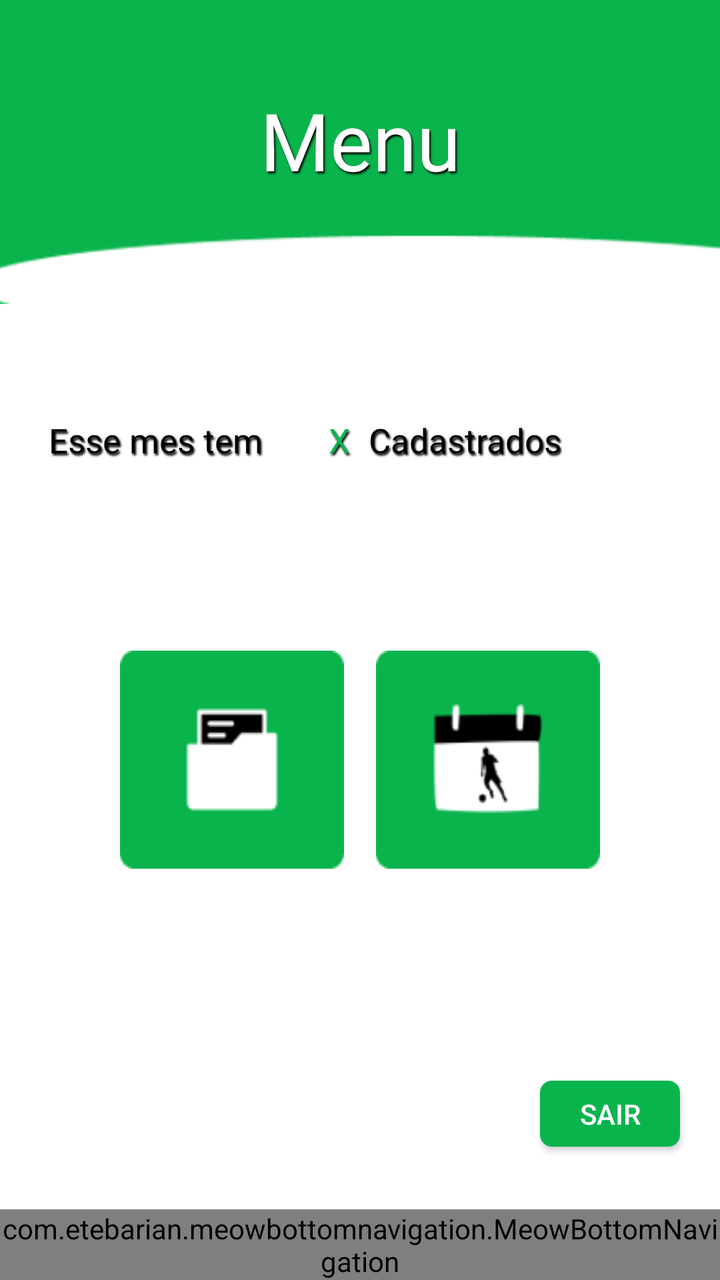
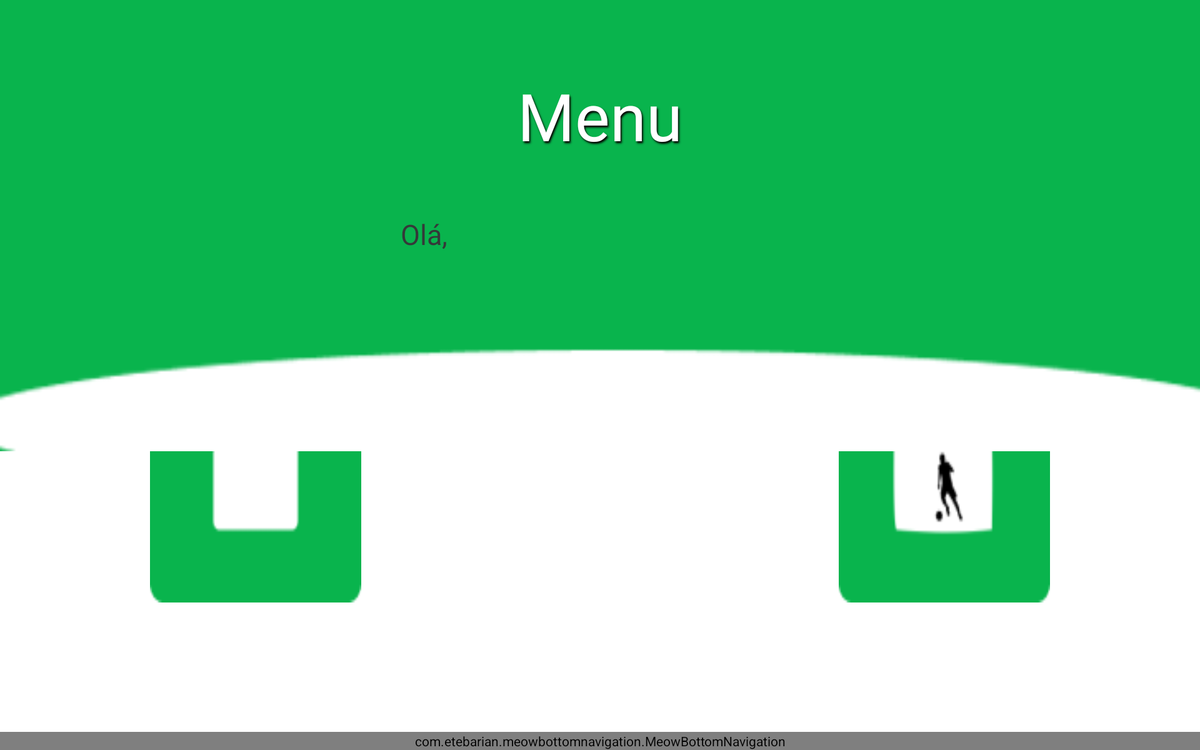

Compare how this app lays out the same screen by default and in its alternative resource folder. The renders come first, then the two layout files and the values they reference.
<!-- AndroidManifest.xml: application theme AppTheme -->
<!-- res/layout/activity_principal.xml -->
<?xml version="1.0" encoding="utf-8"?>
<FrameLayout xmlns:android="http://schemas.android.com/apk/res/android"
    xmlns:app="http://schemas.android.com/apk/res-auto"
    xmlns:tools="http://schemas.android.com/tools"
    android:layout_width="match_parent"
    android:layout_height="match_parent"
    android:background="#FFFFFF"
    tools:context="com.example.CheckTraining1.PrincipalActivity">


    <com.etebarian.meowbottomnavigation.MeowBottomNavigation
        android:id="@+id/bottomNavigation"
        android:layout_width="match_parent"
        android:layout_height="wrap_content"
        android:layout_gravity="bottom"
        app:mbn_backgroundBottomColor="@color/Menucolor"
        app:mbn_circleColor="@color/circleColor"
        app:mbn_countBackgroundColor="@color/countBackgoundColor"
        app:mbn_countTextColor="@color/countTextColor"
        app:mbn_defaultIconColor="@color/defaultIconColor"
        app:mbn_selectedIconColor="#000000"
        >

    </com.etebarian.meowbottomnavigation.MeowBottomNavigation>



    <ImageView
        android:layout_width="112dp"
        android:layout_height="wrap_content"
        android:background="@drawable/cadas"
        android:layout_gravity="center|left"
        android:layout_marginTop="60dp"
        android:layout_marginLeft="60dp"
        />
    <ImageView
        android:layout_width="112dp"
        android:layout_height="wrap_content"
        android:background="@drawable/calend"
        android:layout_marginTop="60dp"
        android:layout_gravity="center|right"
        android:layout_marginRight="60dp"
        />
    <ImageView
        android:layout_width="411dp"
        android:layout_height="152dp"
        android:background="@drawable/cabe"
        app:layout_constraintBottom_toBottomOf="parent"
        app:layout_constraintEnd_toEndOf="parent"
        app:layout_constraintHorizontal_bias="0.0"
        app:layout_constraintStart_toStartOf="parent"
        app:layout_constraintTop_toTopOf="parent"
        app:layout_constraintVertical_bias="0.0"/>

    <TextView
        android:layout_width="206dp"
        android:layout_height="72dp"
        android:fontFamily="@font/coolveticarg"
        android:padding="10dp"
        android:shadowColor="@color/preto"
        android:shadowDx="2"
        android:shadowDy="3"
        android:shadowRadius="2"
        android:text="Menu"
        android:layout_gravity="top|center"
        android:textAlignment="center"
        android:layout_marginTop="100px"
        android:textColor="#FFFFFF"
        android:textSize="40dp"
        app:layout_constraintBottom_toBottomOf="parent"
        app:layout_constraintEnd_toEndOf="parent"
        app:layout_constraintHorizontal_bias="0.497"
        app:layout_constraintStart_toStartOf="parent"
        app:layout_constraintTop_toTopOf="parent"
        app:layout_constraintVertical_bias="0.067" />

    <Button
        android:id="@+id/logout"
        android:layout_width="70dp"
        android:layout_height="33dp"
        android:layout_gravity="bottom|right"
        android:layout_marginBottom="200px"
        android:layout_marginRight="20dp"
        android:background="@drawable/botoes"
        android:text="Sair"
android:textColor="#FFFF"

        app:layout_constraintBottom_toBottomOf="parent"
        app:layout_constraintEnd_toEndOf="parent"
        app:layout_constraintHorizontal_bias="0.948"
        app:layout_constraintStart_toStartOf="parent"
        app:layout_constraintTop_toTopOf="parent"
        app:layout_constraintVertical_bias="0.944" />

    <TextView
    android:id="@+id/textView7"
    android:layout_width="wrap_content"
    android:layout_height="wrap_content"
    android:text="Esse mes tem "
    android:fontFamily="@font/coolveticarg"
    android:textColor="@color/preto"
    android:shadowColor="@color/preto"
    android:shadowDx="2"
    android:shadowDy="3"
    android:shadowRadius="2"
    android:textSize="17dp"
    android:layout_gravity="center"
    android:layout_marginBottom="100dp"
        android:layout_marginRight="100dp"

    />
    <TextView
        android:id="@+id/textVieww"
        android:layout_width="wrap_content"
        android:layout_height="wrap_content"
        android:text=" X "
        android:fontFamily="@font/coolveticarg"
        android:textColor="@color/colorPrimary"
        android:shadowColor="@color/preto"
        android:shadowDx="2"
        android:shadowDy="3"
        android:shadowRadius="2"
        android:textSize="17dp"

        android:layout_gravity="center|left"
        android:layout_marginLeft="160dp"
        android:layout_marginBottom="100dp"


        />
    <TextView
        android:id="@+id/textViewww"
        android:layout_width="wrap_content"
        android:layout_height="wrap_content"
        android:text=" Cadastrados"

        android:fontFamily="@font/coolveticarg"
        android:textColor="@color/preto"
        android:shadowColor="@color/preto"
        android:shadowDx="2"
        android:shadowDy="3"
        android:shadowRadius="2"
        android:textSize="17dp"
        android:layout_gravity="center|left"
        android:layout_marginBottom="100dp"
        android:layout_marginLeft="180dp"


        />


</FrameLayout>
<!-- resources referenced by this layout -->
<resources>
  <color name="Menucolor">#09B44D</color>
  <color name="circleColor">#fff</color>
  <color name="colorPrimary">#09B44D</color>
  <color name="countBackgoundColor">#f45e0b</color>
  <color name="countTextColor">#fff</color>
  <color name="defaultIconColor">#F6f6f6</color>
  <color name="preto"> #000000</color>
  <!-- drawable botoes (drawable) -->
  <?xml version="1.0" encoding="utf-8"?>
  <shape xmlns:android="http://schemas.android.com/apk/res/android">
  <solid android:color="#09B44D"/>
  
      <corners
          android:radius="6dp"/>
  
      <item>
          <layer-list>
              <item android:right="5dp" android:top="5dp">
                  <shape>
                      <corners android:radius="3dp" />
                      <solid android:color="#D6D6D6" />
                  </shape>
              </item>
              <item android:bottom="2dp" android:left="2dp">
                  <shape>
                      <gradient android:angle="270"
                          android:endColor="#E2E2E2" android:startColor="#BABABA" />
                      <stroke android:width="1dp" android:color="#BABABA" />
                      <corners android:radius="4dp" />
                      <padding android:bottom="10dp" android:left="10dp"
                          android:right="10dp" android:top="10dp" />
                  </shape>
              </item>
          </layer-list>
      </item>
  </shape>
  <!-- drawable cabe: png bitmap (drawable, 3457 bytes) -->
  <!-- drawable cadas: png bitmap (drawable, 1285 bytes) -->
  <!-- drawable calend: png bitmap (drawable, 2742 bytes) -->
  <style name="AppTheme" parent="Theme.AppCompat.Light.NoActionBar">
          
          <item name="colorPrimary">@color/colorPrimary</item>
          <item name="colorPrimaryDark">@color/colorPrimaryDark</item>
          <item name="colorAccent">@color/colorAccent</item>
      </style>
  <color name="colorPrimaryDark">#3700B3</color>
  <color name="colorAccent">#03DAC5</color>
</resources>
<!-- res/layout-xlarge/activity_principal.xml (the repository's variant of the layout above) -->
<!-- drawn on a large tablet held sideways -->
<?xml version="1.0" encoding="utf-8"?>
<FrameLayout xmlns:android="http://schemas.android.com/apk/res/android"
    xmlns:app="http://schemas.android.com/apk/res-auto"
    xmlns:tools="http://schemas.android.com/tools"
    android:layout_width="match_parent"
    android:layout_height="match_parent"
    android:background="#FFFFFF"
    tools:context="com.example.CheckTraining1.PrincipalActivity">


    <com.etebarian.meowbottomnavigation.MeowBottomNavigation
        android:id="@+id/bottomNavigation"
        android:layout_width="match_parent"
        android:layout_height="wrap_content"
        android:layout_gravity="bottom"
        app:mbn_backgroundBottomColor="@color/Menucolor"
        app:mbn_circleColor="@color/circleColor"
        app:mbn_countBackgroundColor="@color/countBackgoundColor"
        app:mbn_countTextColor="@color/countTextColor"
        app:mbn_defaultIconColor="@color/defaultIconColor"
        app:mbn_selectedIconColor="#000000">

    </com.etebarian.meowbottomnavigation.MeowBottomNavigation>


    <ImageView
        android:id="@+id/cadastrar"
        android:layout_width="225dp"
        android:layout_height="286dp"
        android:layout_gravity="center|left"
        android:layout_marginLeft="160dp"
        android:layout_marginTop="100dp"
        android:background="@drawable/cadas" />

    <ImageView
        android:id="@+id/calen"
        android:layout_width="225dp"
        android:layout_height="286dp"
        android:layout_gravity="center|right"
        android:layout_marginTop="100dp"
        android:layout_marginRight="160dp"
        android:background="@drawable/calend" />

    <ImageView
        android:layout_width="match_parent"
        android:layout_height="481dp"
        android:background="@drawable/cabe"
        app:layout_constraintBottom_toBottomOf="parent"
        app:layout_constraintEnd_toEndOf="parent"
        app:layout_constraintHorizontal_bias="0.0"
        app:layout_constraintStart_toStartOf="parent"
        app:layout_constraintTop_toTopOf="parent"
        app:layout_constraintVertical_bias="0.0" />

    <TextView
        android:layout_width="match_parent"
        android:layout_height="wrap_content"
        android:layout_gravity="top|center"
        android:layout_marginTop="100px"
        android:fontFamily="@font/coolveticarg"
        android:padding="10dp"
        android:shadowColor="@color/preto"
        android:shadowDx="2"
        android:shadowDy="3"
        android:shadowRadius="2"
        android:text="Menu"
        android:textAlignment="center"
        android:textColor="#FFFFFF"
        android:textSize="70dp"
        app:layout_constraintBottom_toBottomOf="parent"
        app:layout_constraintEnd_toEndOf="parent"
        app:layout_constraintHorizontal_bias="0.497"
        app:layout_constraintStart_toStartOf="parent"
        app:layout_constraintTop_toTopOf="parent"
        app:layout_constraintVertical_bias="0.067" />

    <Button
        android:id="@+id/logout"
        android:layout_width="65dp"
        android:layout_height="68dp"
        android:layout_marginLeft="20dp"
        android:layout_marginTop="20dp"
        android:background="@drawable/ic_exit_to_app_black_24dp"
        app:layout_constraintBottom_toBottomOf="parent"
        app:layout_constraintEnd_toEndOf="parent"
        app:layout_constraintHorizontal_bias="0.043"
        app:layout_constraintStart_toStartOf="parent"
        app:layout_constraintTop_toTopOf="parent"
        app:layout_constraintVertical_bias="0.056" />

    <TextView
        android:id="@+id/tvuser"
        android:layout_width="wrap_content"
        android:layout_height="wrap_content"
        android:text="Olá,  "
        android:fontFamily="@font/coolveticarg"
        android:textColor="#353839"
        android:textSize="30dp"
        android:layout_gravity="center"
        android:layout_marginBottom="150dp"
        android:layout_marginRight="180dp"

        />


</FrameLayout>
<!-- resources referenced by the variant -->
<!-- as a large tablet held sideways resolves them -->
<resources>
  <color name="Menucolor">#09B44D</color>
  <color name="circleColor">#fff</color>
  <color name="countBackgoundColor">#f45e0b</color>
  <color name="countTextColor">#fff</color>
  <color name="defaultIconColor">#F6f6f6</color>
  <color name="preto"> #000000</color>
  <!-- drawable cabe: png bitmap (drawable, 3457 bytes) -->
  <!-- drawable cadas: png bitmap (drawable, 1285 bytes) -->
  <!-- drawable calend: png bitmap (drawable, 2742 bytes) -->
  <style name="AppTheme" parent="Theme.AppCompat.Light.NoActionBar">
          
          <item name="colorPrimary">@color/colorPrimary</item>
          <item name="colorPrimaryDark">@color/colorPrimaryDark</item>
          <item name="colorAccent">@color/colorAccent</item>
      </style>
  <color name="colorPrimary">#09B44D</color>
  <color name="colorPrimaryDark">#3700B3</color>
  <color name="colorAccent">#03DAC5</color>
</resources>
